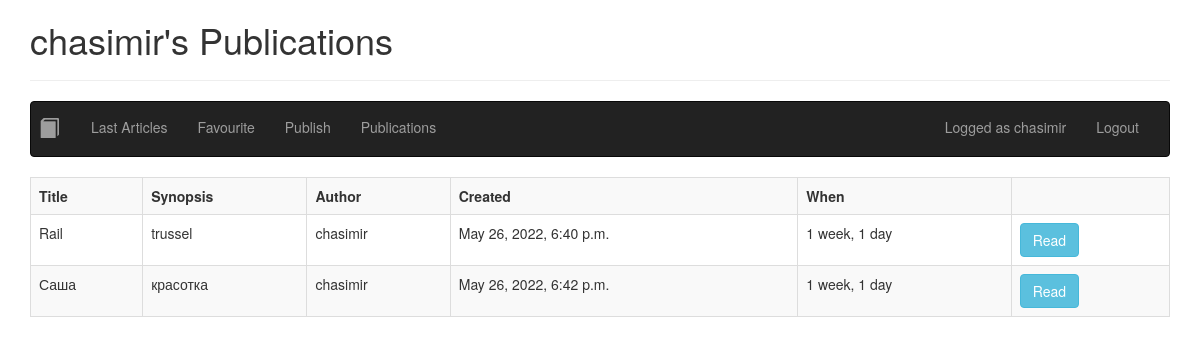
The app's page /publications/ (signed in) with its own data.
### ex/models.py (models this page shows, shortened)
class Article(models.Model):
	title = models.CharField(("Article title"), max_length=64, null=False)
	author: User = models.ForeignKey(User, verbose_name=("Article author"), on_delete=models.CASCADE, null=False)
	created = models.DateTimeField(("Article Created"), auto_now=False, auto_now_add=True)
	synopsis = models.CharField(("aricle synopsis"), max_length=312, null=False)
	content = models.TextField(("article content"))

### ex/views.py (the view)
# urls.py: path('publications/', views.Publications.as_view(), name='publications'),
class Publications(ListView):
    model = Article
    template_name = 'ex/publications.html'
    def get_queryset(self):
        return Article.objects.filter(author=self.request.user)

### ex/templates/ex/publications.html (shortened to what this page needs)
{% extends 'ex/base.html' %} {% load bootstrap3 %}  {% block content %}
<h1>{{ user.username }}'s Publications</h1>
{% include 'ex/nav.html' %}
<div>
  <div class="table-responsive">
    <table class="table table-striped table-bordered table-hover">
      <tr>
        <th>title</th>
        <th>synopsis</th>
        <th>author</th>
        <th>created</th>
        <th>when</th>
        <th></th>
      </tr>
      {% for article in object_list %}
      <tr>
        <td>{{ article.title|truncatechars:20 }}</td>
        <td>{{ article.synopsis|truncatechars:20 }}</td>
        <td>{{ article.author }}</td>
        <td>{{ article.created }}</td>
        <td>{{ article.created|timesince}}</td>
        <td>
          <a
            href="{% url 'articles_detail' article.id %}"
            class="btn btn-info"
            >Read</a
          >
        </td>
      </tr>
      {% endfor %}
    </table>
  </div>
</div>
{% endblock content %}

### ex/templates/ex/nav.html (shortened to what this page needs)
{% load static %} {% load bootstrap3 %}
<hr />
<nav class="navbar navbar-inverse">
  <div class="container-fluid">
    <div class="navbar-header">
      <ul class="nav navbar-nav navbar-right">
        <li >
            <a href="{% url 'index' %}">
                <span style="margin-left:-22px; font-size:20px" class="glyphicon glyphicon-book " aria-hidden="true"></span><span class="sr-only">(current)</span></a>
        </li>
        {% if last_article %}
        <li>
          <a href="{% url 'articles_detail' last_article.id %}"
            >Last Articles</a
          >
        </li>
        {% endif %}
        {% if user.is_authenticated %}
        <li><a href="{% url 'favourite' %}">Favourite</a></li>
        <li><a href="{% url 'publish' %}">Publish</a></li>
        <li><a href="{% url 'publications' %}">Publications</a></li>
        {% else %}
        <li><a href="{% url 'register' %}">Register</a></li>
        {% endif %}
      </ul>
    </div>
    <div class="container-fluid">
      <ul class="nav navbar-nav navbar-right">
        {% if user.is_authenticated %}
        <li >
          <a href="#">Logged as {{request.user.username}}</a>
        </li>
        <li >
          <a href="{% url 'logout' %}">Logout</a>
        </li>
        {% endif %}
      </ul>
    </div>
  </div>
</nav>

### ex/templates/ex/base.html (style rules this page uses)
th { text-transform: capitalize; }

### records on screen
Article: title "Rail", synopsis "trussel", author "chasimir", created "May 26, 2022, 6:40 p.m.", created "1 week, 1 day"
Article: title "Саша", synopsis "красотка", author "chasimir", created "May 26, 2022, 6:42 p.m.", created "1 week, 1 day"

### other values on screen
{{ user.username }} "chasimir"
{{ request.user.username }} "chasimir"
